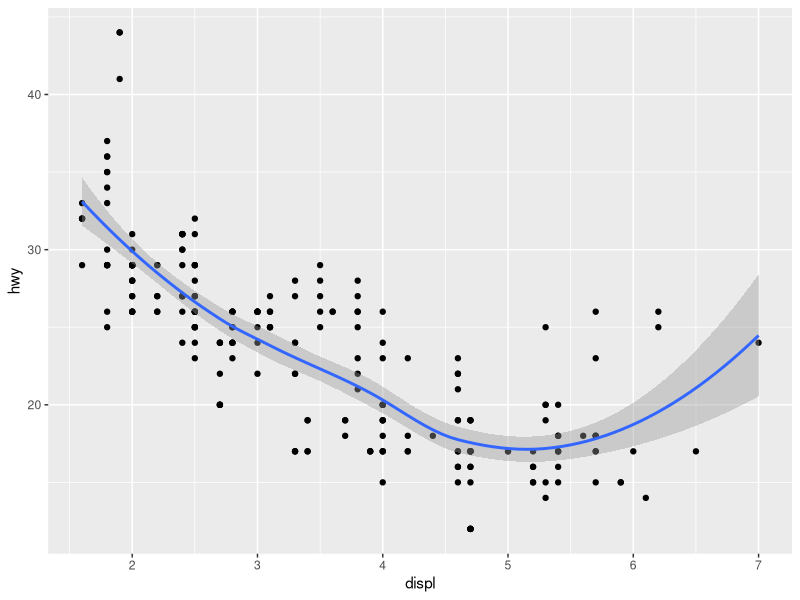
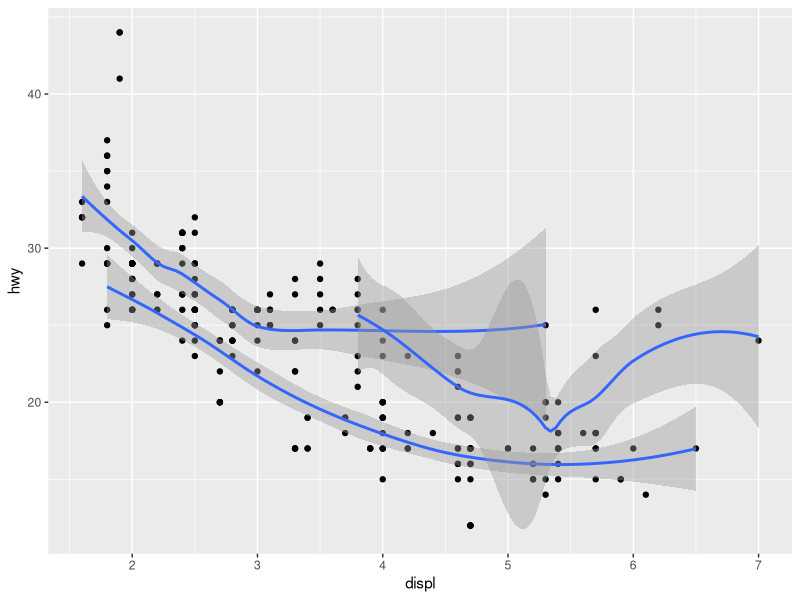

These charts were generated, in order, by the following R code:
# importing libraries
library(tidyverse)
library(ggplot2)

# importing data
mpg = ggplot2::mpg

# two polts,
ggplot2::ggplot(data = mpg, mapping = aes(x = displ, y = hwy)) + 
  geom_point() + 
  geom_smooth()

ggplot2::ggplot(data = mpg, mapping = aes(x = displ, y = hwy)) + 
  geom_point() + 
  geom_smooth(mapping = aes(x = displ, y = hwy, group = drv))
